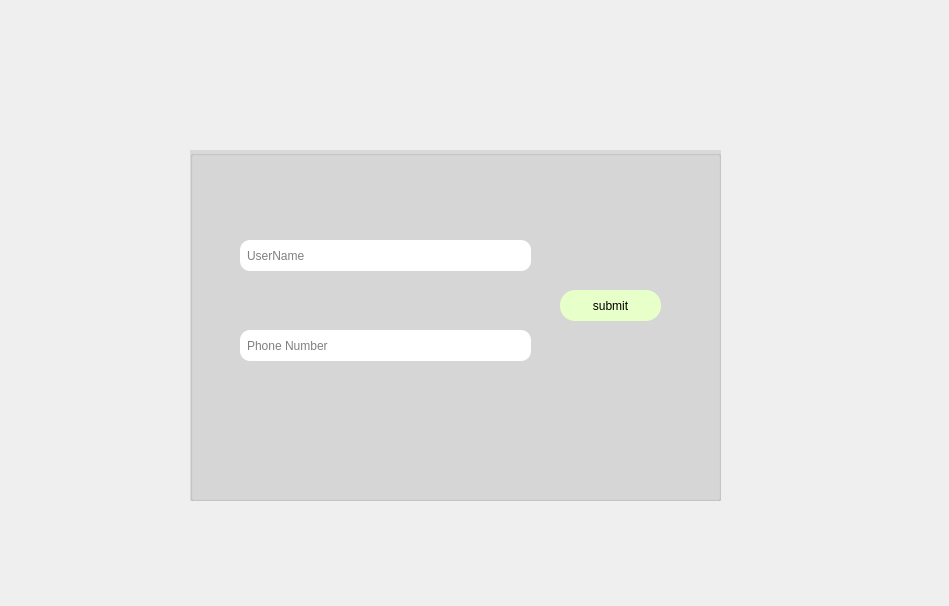
<?xml version="1.0" encoding="UTF-8"?>
<ui version="4.0">
 <class>forgot</class>
 <widget class="QDialog" name="forgot">
  <property name="geometry">
   <rect>
    <x>0</x>
    <y>0</y>
    <width>949</width>
    <height>606</height>
   </rect>
  </property>
  <property name="windowTitle">
   <string>Dialog</string>
  </property>
  <widget class="QGroupBox" name="groupBox">
   <property name="geometry">
    <rect>
     <x>190</x>
     <y>150</y>
     <width>531</width>
     <height>351</height>
    </rect>
   </property>
   <property name="styleSheet">
    <string notr="true">/*-----QWidget-----*/
QWidget
{
	background-color: #D9D9D9;
	color: #fff;
	border-color: #000000;

}


/*-----QLabel-----*/
QLabel
{
	background-color: #737373;
	color: #fff;
	font-weight: bold;
	border-color: #000000;
    border-radius:10px ;

}

#oublie{
    background-color: transparent;
    color: #737373;
     text-decoration: underline;
    
}

#newAcc{
     background-color: transparent;
     color: #737373;
     text-decoration: underline;
}

#newAcc::hover{
    color:white ;
}

#oublie::hover{
   color:white ;
}


/*-----QPushButton-----*/
QPushButton
{
	background-color: #E7FFC8;
	color: black;
	font-weight: normal;
	border-radius: 15px;
	padding: 5px;

}


QPushButton::hover
{
	border: 2px solid  #3CA936 ;
   font-weight: Bold ;

}


QPushButton::pressed
{
	border:#3CA936 ;
   font-weight: Bold

}


/*-----QToolButton-----*/
QToolButton
{
	background-color: transparent;
	color: #737373;
	border-style: solid;
	border-color: #000000;

}


QToolButton::hover
{
color:white;

}


QToolButton::pressed
{
	background-color: #d10000;
	color: #000000;
	border-style: solid;
	border-width: 0px;

}


/*-----QLineEdit-----*/
QLineEdit{
	background-color: white;
	font-weight: normal;
	border-style: solid;
	border-radius: 10px;
	padding: 5px;
    color:black ;

}

QLineEdit::placeholder{
   

}


/*-----QCheckBox-----*/
QCheckBox
{
	background-color: transparent;
	color: #b9b9bb;
	font-weight: bold;

}


QCheckBox::indicator
{
    color: #b1b1b1;
    background-color: #00111d;
    border: 1px solid #d10000;
    width: 12px;
    height: 12px;

}


QCheckBox::indicator:checked
{
    image:url(&quot;./ressources/check.png&quot;); /*To replace*/
	background-color: #d10000;
    border: 1px solid #d10000;

}


QCheckBox::indicator:unchecked:hover
{
    border: 1px solid #ff0000;

}


QCheckBox::disabled
{
	color: #656565;

}


QCheckBox::indicator:disabled
{
	background-color: #656565;
	color: #656565;
    border: 1px solid #656565;

}




</string>
   </property>
   <property name="title">
    <string/>
   </property>
   <widget class="QLineEdit" name="lineEdit">
    <property name="geometry">
     <rect>
      <x>50</x>
      <y>90</y>
      <width>291</width>
      <height>31</height>
     </rect>
    </property>
    <property name="placeholderText">
     <string>UserName</string>
    </property>
   </widget>
   <widget class="QLineEdit" name="phone">
    <property name="geometry">
     <rect>
      <x>50</x>
      <y>180</y>
      <width>291</width>
      <height>31</height>
     </rect>
    </property>
    <property name="placeholderText">
     <string>Phone Number</string>
    </property>
   </widget>
   <widget class="QPushButton" name="submit">
    <property name="geometry">
     <rect>
      <x>370</x>
      <y>140</y>
      <width>101</width>
      <height>31</height>
     </rect>
    </property>
    <property name="text">
     <string>submit</string>
    </property>
   </widget>
  </widget>
 </widget>
 <resources/>
 <connections/>
</ui>
